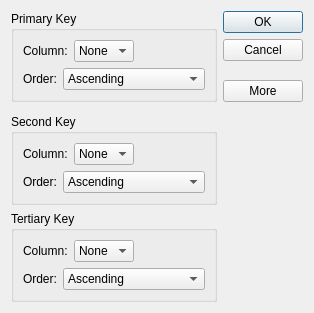
<?xml version="1.0" encoding="UTF-8"?>
<ui version="4.0">
 <class>SortDialog</class>
 <widget class="QDialog" name="SortDialog">
  <property name="geometry">
   <rect>
    <x>0</x>
    <y>0</y>
    <width>314</width>
    <height>313</height>
   </rect>
  </property>
  <property name="windowTitle">
   <string>Sort</string>
  </property>
  <layout class="QGridLayout" name="gridLayout_4">
   <item row="0" column="0">
    <widget class="QGroupBox" name="firstGroupBox">
     <property name="title">
      <string>Primary Key</string>
     </property>
     <layout class="QGridLayout" name="gridLayout">
      <item row="0" column="0" colspan="2">
       <widget class="QLabel" name="label">
        <property name="text">
         <string>Column:</string>
        </property>
       </widget>
      </item>
      <item row="0" column="2">
       <widget class="QComboBox" name="primaryColumnComboBox">
        <item>
         <property name="text">
          <string>None</string>
         </property>
        </item>
       </widget>
      </item>
      <item row="0" column="3">
       <spacer name="horizontalSpacer">
        <property name="orientation">
         <enum>Qt::Horizontal</enum>
        </property>
        <property name="sizeHint" stdset="0">
         <size>
          <width>40</width>
          <height>20</height>
         </size>
        </property>
       </spacer>
      </item>
      <item row="1" column="0">
       <widget class="QLabel" name="label_2">
        <property name="text">
         <string>Order:</string>
        </property>
       </widget>
      </item>
      <item row="1" column="1" colspan="3">
       <widget class="QComboBox" name="primaryOrderComboBox">
        <item>
         <property name="text">
          <string>Ascending</string>
         </property>
        </item>
        <item>
         <property name="text">
          <string>Descending</string>
         </property>
        </item>
       </widget>
      </item>
     </layout>
    </widget>
   </item>
   <item row="0" column="1">
    <layout class="QVBoxLayout" name="verticalLayout">
     <item>
      <widget class="QPushButton" name="okButton">
       <property name="text">
        <string>OK</string>
       </property>
       <property name="default">
        <bool>true</bool>
       </property>
      </widget>
     </item>
     <item>
      <widget class="QPushButton" name="cancelButton">
       <property name="text">
        <string>Cancel</string>
       </property>
      </widget>
     </item>
     <item>
      <spacer name="verticalSpacer">
       <property name="orientation">
        <enum>Qt::Vertical</enum>
       </property>
       <property name="sizeHint" stdset="0">
        <size>
         <width>20</width>
         <height>0</height>
        </size>
       </property>
      </spacer>
     </item>
     <item>
      <widget class="QPushButton" name="moreButton">
       <property name="text">
        <string>More</string>
       </property>
       <property name="checkable">
        <bool>true</bool>
       </property>
      </widget>
     </item>
    </layout>
   </item>
   <item row="1" column="0">
    <spacer name="verticalSpacer_2">
     <property name="orientation">
      <enum>Qt::Vertical</enum>
     </property>
     <property name="sizeHint" stdset="0">
      <size>
       <width>20</width>
       <height>0</height>
      </size>
     </property>
    </spacer>
   </item>
   <item row="2" column="0">
    <widget class="QGroupBox" name="secondGroupBox">
     <property name="title">
      <string>Second Key</string>
     </property>
     <layout class="QGridLayout" name="gridLayout_2">
      <item row="0" column="0" colspan="2">
       <widget class="QLabel" name="label_3">
        <property name="text">
         <string>Column:</string>
        </property>
       </widget>
      </item>
      <item row="0" column="2">
       <widget class="QComboBox" name="secondColumnComboBox">
        <item>
         <property name="text">
          <string>None</string>
         </property>
        </item>
       </widget>
      </item>
      <item row="0" column="3">
       <spacer name="horizontalSpacer_2">
        <property name="orientation">
         <enum>Qt::Horizontal</enum>
        </property>
        <property name="sizeHint" stdset="0">
         <size>
          <width>40</width>
          <height>20</height>
         </size>
        </property>
       </spacer>
      </item>
      <item row="1" column="0">
       <widget class="QLabel" name="label_4">
        <property name="text">
         <string>Order:</string>
        </property>
       </widget>
      </item>
      <item row="1" column="1" colspan="3">
       <widget class="QComboBox" name="secondOrderComboBox">
        <item>
         <property name="text">
          <string>Ascending</string>
         </property>
        </item>
        <item>
         <property name="text">
          <string>Descending</string>
         </property>
        </item>
       </widget>
      </item>
     </layout>
    </widget>
   </item>
   <item row="3" column="0">
    <widget class="QGroupBox" name="thirdGroupBox">
     <property name="title">
      <string>Tertiary Key</string>
     </property>
     <layout class="QGridLayout" name="gridLayout_3">
      <item row="0" column="0" colspan="2">
       <widget class="QLabel" name="label_5">
        <property name="text">
         <string>Column:</string>
        </property>
       </widget>
      </item>
      <item row="0" column="2">
       <widget class="QComboBox" name="tertiaryColumnComboBox">
        <item>
         <property name="text">
          <string>None</string>
         </property>
        </item>
       </widget>
      </item>
      <item row="0" column="3">
       <spacer name="horizontalSpacer_3">
        <property name="orientation">
         <enum>Qt::Horizontal</enum>
        </property>
        <property name="sizeHint" stdset="0">
         <size>
          <width>40</width>
          <height>20</height>
         </size>
        </property>
       </spacer>
      </item>
      <item row="1" column="0">
       <widget class="QLabel" name="label_6">
        <property name="text">
         <string>Order:</string>
        </property>
       </widget>
      </item>
      <item row="1" column="1" colspan="3">
       <widget class="QComboBox" name="tertiaryOrderComboBox">
        <item>
         <property name="text">
          <string>Ascending</string>
         </property>
        </item>
        <item>
         <property name="text">
          <string>Descending</string>
         </property>
        </item>
       </widget>
      </item>
     </layout>
    </widget>
   </item>
  </layout>
 </widget>
 <resources/>
 <connections>
  <connection>
   <sender>okButton</sender>
   <signal>clicked()</signal>
   <receiver>SortDialog</receiver>
   <slot>accept()</slot>
   <hints>
    <hint type="sourcelabel">
     <x>331</x>
     <y>28</y>
    </hint>
    <hint type="destinationlabel">
     <x>298</x>
     <y>230</y>
    </hint>
   </hints>
  </connection>
  <connection>
   <sender>cancelButton</sender>
   <signal>clicked()</signal>
   <receiver>SortDialog</receiver>
   <slot>reject()</slot>
   <hints>
    <hint type="sourcelabel">
     <x>301</x>
     <y>50</y>
    </hint>
    <hint type="destinationlabel">
     <x>292</x>
     <y>288</y>
    </hint>
   </hints>
  </connection>
  <connection>
   <sender>moreButton</sender>
   <signal>toggled(bool)</signal>
   <receiver>secondGroupBox</receiver>
   <slot>setVisible(bool)</slot>
   <hints>
    <hint type="sourcelabel">
     <x>323</x>
     <y>136</y>
    </hint>
    <hint type="destinationlabel">
     <x>248</x>
     <y>343</y>
    </hint>
   </hints>
  </connection>
  <connection>
   <sender>moreButton</sender>
   <signal>toggled(bool)</signal>
   <receiver>thirdGroupBox</receiver>
   <slot>setVisible(bool)</slot>
   <hints>
    <hint type="sourcelabel">
     <x>282</x>
     <y>132</y>
    </hint>
    <hint type="destinationlabel">
     <x>254</x>
     <y>422</y>
    </hint>
   </hints>
  </connection>
 </connections>
</ui>
